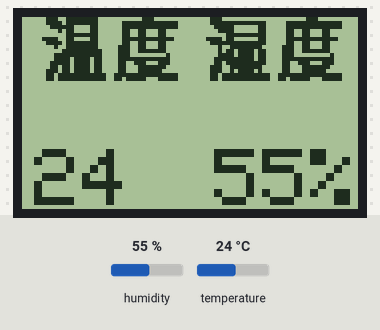
Recording of a sketch running on a simulated Arduino Uno, built with avr-gcc and run on an emulated ATmega328P. Parts: 84×48 one-colour display. The test bench sets the inputs (shaded band); at power-on: humidity 55 %, temperature 24 °C.

Above: at 18.0 s.
18.1 s: humidity set to 22 %
At 21.2 s:
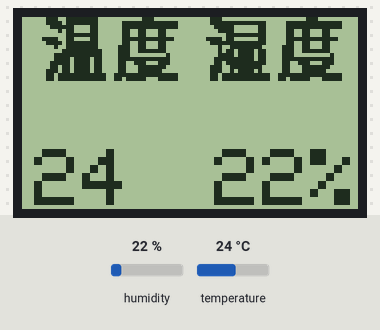
33.2 s: temperature set to 12 °C
At 41.4 s:
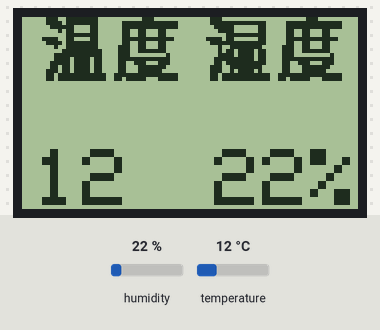
48.3 s: humidity set to 40 %
At 52.0 s:
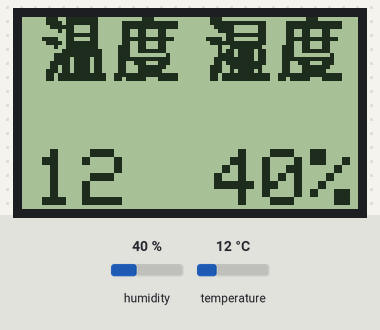
63.4 s: temperature set to 19 °C
At 72.2 s:
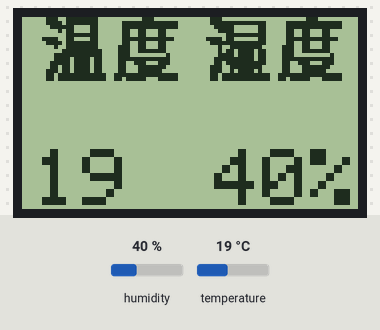
Timing chart, 0 to 73.7 s (numbered marks = the images above; inputs shaded):
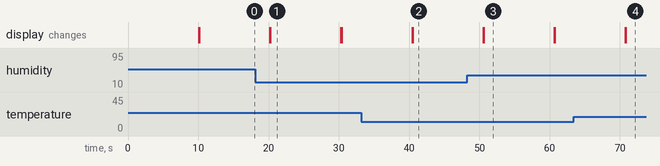

Measured:
- after the input at 18.1 s, the display: first differs from a run without the input after 2.2 s (image 1)
- after the input at 33.2 s, the display: first differs from a run without the input after 7.3 s (image 2)
- after the input at 48.3 s, the display: first differs from a run without the input after 2.3 s (image 3)
- after the input at 63.4 s, the display: first differs from a run without the input after 7.4 s (image 4)
- what the display in image 1 shows lasts 10.0 s, from 20.3 s to 30.3 s

The sketch:

dht11_pcd8544_v3.ino
```cpp
#include <SPI.h>
#include <DHT.h>
#include <Adafruit_GFX.h>
#include <Adafruit_PCD8544.h>

// Software SPI (slower updates, more flexible pin options):
// pin 7 - Serial clock out (SCLK)
// pin 6 - Serial data out (DIN)
// pin 5 - Data/Command select (D/C)
// pin 4 - LCD chip select (CS)
// pin 3 - LCD reset (RST)
Adafruit_PCD8544 display = Adafruit_PCD8544(13, 12, 5, 4, 3);


#define DHTPIN 2     // Digital pin connected to the DHT sensor
// Feather HUZZAH ESP8266 note: use pins 3, 4, 5, 12, 13 or 14 --
// Pin 15 can work but DHT must be disconnected during program upload.

// Uncomment whatever type you're using!
#define DHTTYPE DHT11   // DHT 11
//#define DHTTYPE DHT22   // DHT 22  (AM2302), AM2321
//#define DHTTYPE DHT21   // DHT 21 (AM2301)


DHT dht(DHTPIN, DHTTYPE);

// 字模来自：https://www.zhetao.com/fontarray.html
// 温
static const unsigned char PROGMEM temp_cn[] = {
    0b01110011, 0b11111100,
    0b01111011, 0b11111100,
    0b00111111, 0b00001100,
    0b00001011, 0b00001100,
    0b00000011, 0b11111100,
    0b11110011, 0b00001100,
    0b01111011, 0b11111100,
    0b00010011, 0b11111100,
    0b00000111, 0b11111110,
    0b00011111, 0b11111110,
    0b00011110, 0b11110110,
    0b00111110, 0b11110110,
    0b00110110, 0b11110110,
    0b01110110, 0b11110110,
    0b01101111, 0b11111111,
    0b01101111, 0b11111111
};


// 湿
static const unsigned char PROGMEM humi_cn[] = {
    0b01110000, 0b00000000,
    0b01111111, 0b11111110,
    0b00111110, 0b00000110,
    0b00011110, 0b00000110,
    0b00000111, 0b11111110,
    0b11110110, 0b00000110,
    0b01111111, 0b11111110,
    0b00010011, 0b11111100,
    0b00010110, 0b11110110,
    0b00011110, 0b11110110,
    0b00111111, 0b11110110,
    0b00110111, 0b11111110,
    0b01110011, 0b11111100,
    0b01110010, 0b11110100,
    0b01101111, 0b11111111,
    0b01101111, 0b11111111
};

// 度
static const unsigned char PROGMEM degree_cn[] = {
    0b00000001, 0b11000000,
    0b00111111, 0b11111111,
    0b00111111, 0b11111111,
    0b00110011, 0b00011000,
    0b00110011, 0b00011000,
    0b00111111, 0b11111110,
    0b00110011, 0b00011000,
    0b01110011, 0b00011000,
    0b01110011, 0b11111000,
    0b01110000, 0b00000100,
    0b01111111, 0b11111100,
    0b01100111, 0b00011100,
    0b01100011, 0b11111000,
    0b01100011, 0b11110000,
    0b11111111, 0b11111111,
    0b11011111, 0b00011111
};


void setup() {

    dht.begin();
    display.begin();
    display.setContrast(56); // 显示屏对比度,50~60之间最佳
    display.clearDisplay();

}


void loop() {

    delay(10000);
    display.clearDisplay();

    //float hu = dht.readHumidity();
    int8_t hu = dht.readHumidity();
    //float te = dht.readTemperature();
    int8_t te = dht.readTemperature();
    if (isnan(hu) || isnan(te)) {
      return;
    }

    // compure heat index in Celsius
    //float hi = dht.computeHeatIndex(te, hu);

    display.drawBitmap(5, 0, temp_cn, 16, 16, BLACK);
    display.display();

    display.drawBitmap(23, 0, degree_cn, 16, 16, BLACK);
    display.display();


    display.drawBitmap(46, 0, humi_cn, 16, 16, BLACK);
    display.display();

    display.drawBitmap(64, 0, degree_cn, 16, 16, BLACK);
    display.display();

    //display.drawRect();
    //display.display();

    display.setTextSize(2);
    display.setTextColor(BLACK);


    display.setCursor(3, 33);
    display.println(te);
    display.display();

    display.setCursor(48, 33);
    display.println(hu);
    display.display();

    display.setCursor(72, 33);
    display.println("%");
    display.display();

}
```
